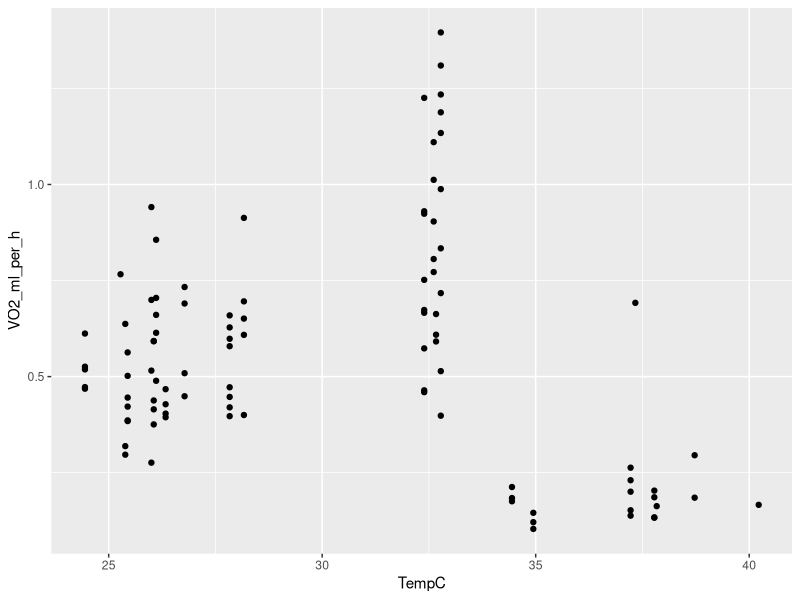

This figure's R source:
## ---- chunk 1
library(tidyverse)
## ---- chunk 2
data <- read.csv("raw_data/data.csv")
data
## ---- chunk 3
library(skimr)
skim(data)
## ---- chunk 4
ggplot(data,aes(x = TempC, y = VO2_ml_per_h)) +
  geom_point()
